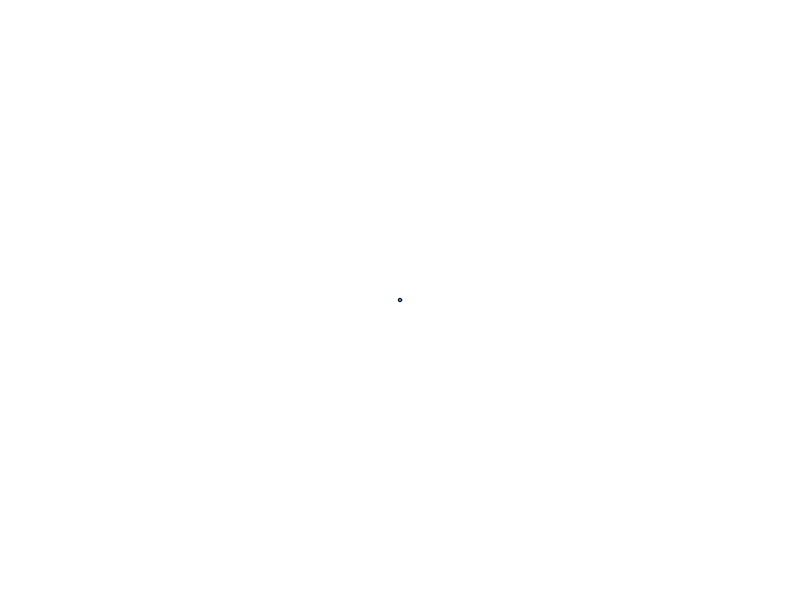
Frame 1 (no input)
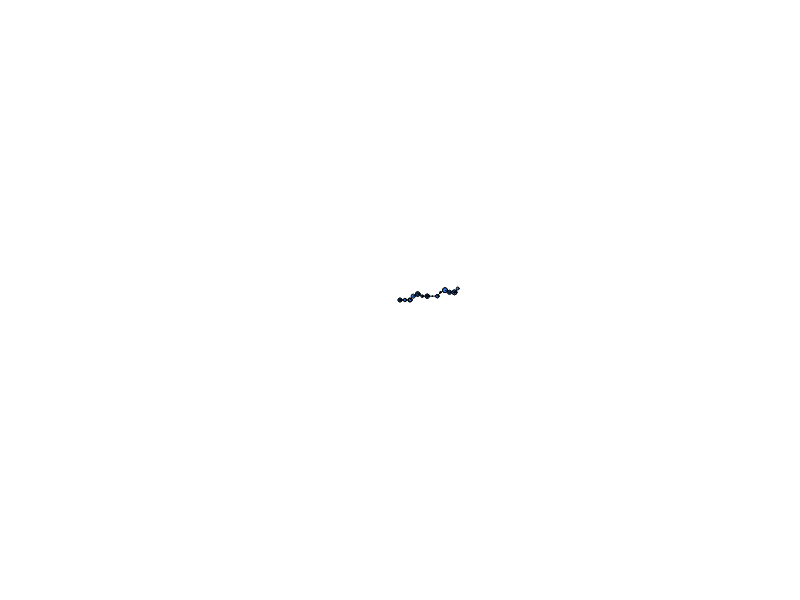
Frame 60 (no input)
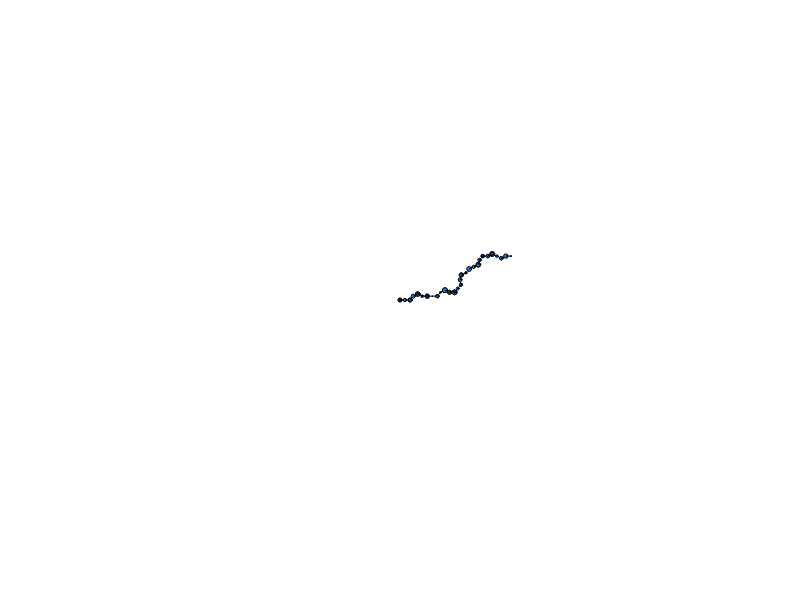
Frame 120 (the mouse pressed at the canvas centre since frame 60)

The p5.js sketch that drew these frames (run headless with seeded random() and noise() and a simulated clock; from frame 60 on, the mouse is pressed at the canvas centre):

// p5.js sketch
// ── sketch.js
// TURTLE GRAPHICS
// https://en.wikipedia.org/wiki/Turtle_graphics
// 
// this p5 sketch does a simple implementation of Seymour Papert's
// 'turtle graphics' package for LOGO.  using key commands, you can
// drive a turtle as it draws on the screen.
// 
// your tasks:
// (1) _
// have it set vertex points for shapes.
// (2) expand the turtle's vocabulary so it understands more 
// symbols than +, -, and F.  for example, a standard turtle
// typically will use lowercase 'f' for a move that *doesn't*
// draw (e.g. to leave a space).  it will also allow for branching
// symbols such as '[' and ']' so that the turtle can go on an
// expedition and 'teleport' back when a branch closes.  a simple
// thought would be to have the 'C' key change the turtle's drawing
// color.
// (3) find a way to make the turtle draw *automatically*, using
// the same system.  see the next sketch for an example of how that
// might be done.  :)

var x, y; // the current position of the turtle
//var currentangle = ;
var currentangle = 0; // which way the turtle is pointing
var step = 5; // how much the turtle moves with each 'F'
//var angle = 55;
var angle = 25; // how much the turtle turns with a '-' or '+'

// LINDENMAYER STUFF (L-SYSTEMS)
var thestring = 'FX';
var numloops = 5; // how many iterations of the L-system to pre-compute
var therules = []; // array for rules
therules[0] = ['F', 'C0FF-[C1-F+F]+[C2+F-F]'];
therules[1] = ['X', 'C0FF+[C1+F]+[C3-F]'];

var whereinstring = 0; // where in the L-system are we drawing right now?

// THIS RUNS WHEN WE HIT GO
function setup()
{
  createCanvas(800, 600); // this is the size of the window
  background(255); // background to white
  stroke(0, 0, 0, 255); // draw in black
  
  // start the x and y position at lower-left corner
  x = width/2;
  y = height/2;
  
  // COMPUTE THE L-SYSTEM
  for(var i = 0;i<numloops;i++) {
    thestring = lindenmayer(thestring); // do the stuff to make the string
  }
  console.log(thestring); // comment this out if it's slowing you down
  
}

// DO THIS EVERY FRAME
function draw()
{
  
  // draw the current character in the string:
  drawIt(thestring.charAt(whereinstring)); 
  
  // increment the point for where we're reading the string.
  // wrap around at the end.
  whereinstring++;
  if(whereinstring>thestring.length-1) whereinstring = 0;

}

// interpret an L-system
function lindenmayer(s)
{
  var outputstring = ''; // start a blank output string
  
  // go through the string, doing rewriting as we go
  
  // iterate through 'therules' looking for symbol matches:
  for(var i=0;i<s.length;i++) // every symbol in 's'
  {
    var ismatch = 0; // by default, no match
    for(var j = 0;j<therules.length;j++) // every rule in 'therules'
    {
      if(s.charAt(i)==therules[j][0]) // MATCH!
      {
        outputstring+=therules[j][1]; // write substitution
        ismatch = 1; // we have a match, so don't copy over symbol
        break; // get outta this for() loop
      }
    }
    // if nothing matches in 'therules' array, just copy the symbol over.
    if(ismatch===0) outputstring+= s.charAt(i); 
  }
  
  return(outputstring); // send out the modified string
}

// this is a custom function that draws turtle commands
function drawIt(k)
{
  if(k=='F') // draw forward
  {
    var x1 = x + step*cos(radians(currentangle));
    var y1 = y + step*sin(radians(currentangle));
    line(x, y, x1, y1); // connect the old and the new
    // update the turtle's position:
    x = x1;
    y = y1;
  }
  else if(k=='+')
  {
   currentangle+=angle; // turn left
  }
  else if(k=='-')
  {
   currentangle-=angle; // turn right   
  }
  else if(k=='[')
  {
    
    pop(); // go down one level
    
  }
  else if(k==']')
  {
    pop();
    
  }
   
  // pick a gaussian (D&D) distribution for the radius:
  var radius = 0;
  radius+= random(0, 15);
  radius = radius/3;
  
  // draw the stuff:
  fill(48, 132, 245, alpha); // interior fill color
  ellipse(x, y, radius, radius); // circle that chases the mouse

}
